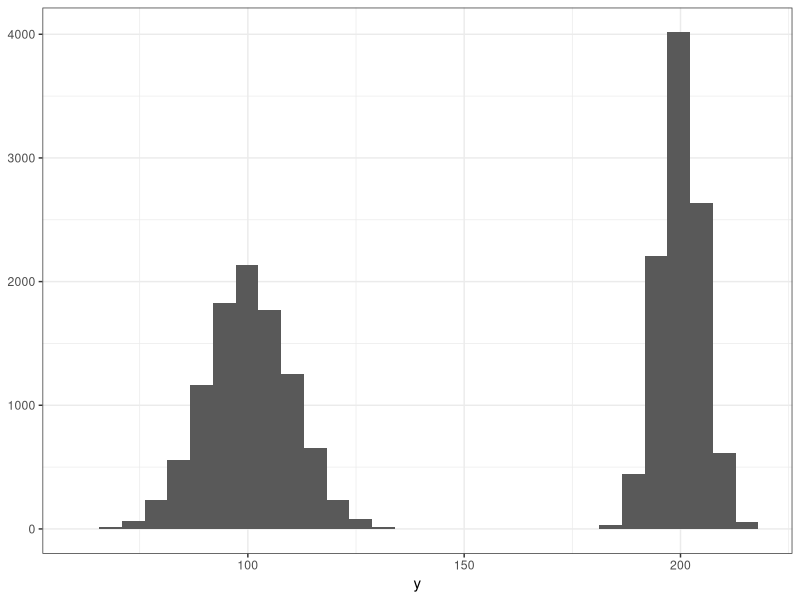
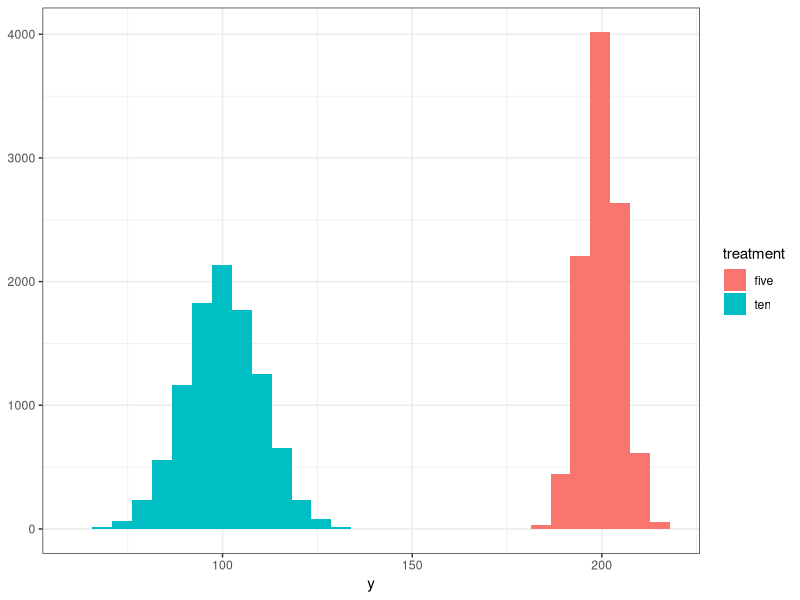

Here is the R script that generated these plots, in order:
library(glmmTMB)
library(ggplot2); theme_set(theme_bw())

#simulate data
sim1 = function(nID=1000, nt=10, IDsd=0.5, tsd=0.25, mu=0, residsd=1)
{
	dat = expand.grid(ID=1:nID, t=1:nt)
	n = nrow(dat)
	dat$REID = rnorm(nID, sd=IDsd)[dat$ID]
	dat$REt = rnorm(nt, sd=tsd)[dat$t]
	dat$y = rnorm(n, mean=mu, sd=residsd) + dat$REID + dat$REt
	dat
}
set.seed(101) 
d1 = sim1(mu=100, residsd=10)
set.seed(101) # to get same ID and t random effects
d2 = sim1(mu=200, residsd=5)
d1$treatment = "ten"
d2$treatment = "five"
dat = rbind(d1, d2)

# plot the data
ggplot(dat)+geom_histogram(aes(y))+ylab(NULL)
ggplot(dat)+geom_histogram(aes(y, fill=treatment))+ylab(NULL)

# model
m0 = glmmTMB(y ~ treatment + (1|t)+(1|ID), 
						 dispformula=~treatment, data=dat)

# extract results
fixef(m0)$disp
c(log(5^2), log(10^2)-log(5^2)) # expected dispersion model coefficients

fixef(m0)
